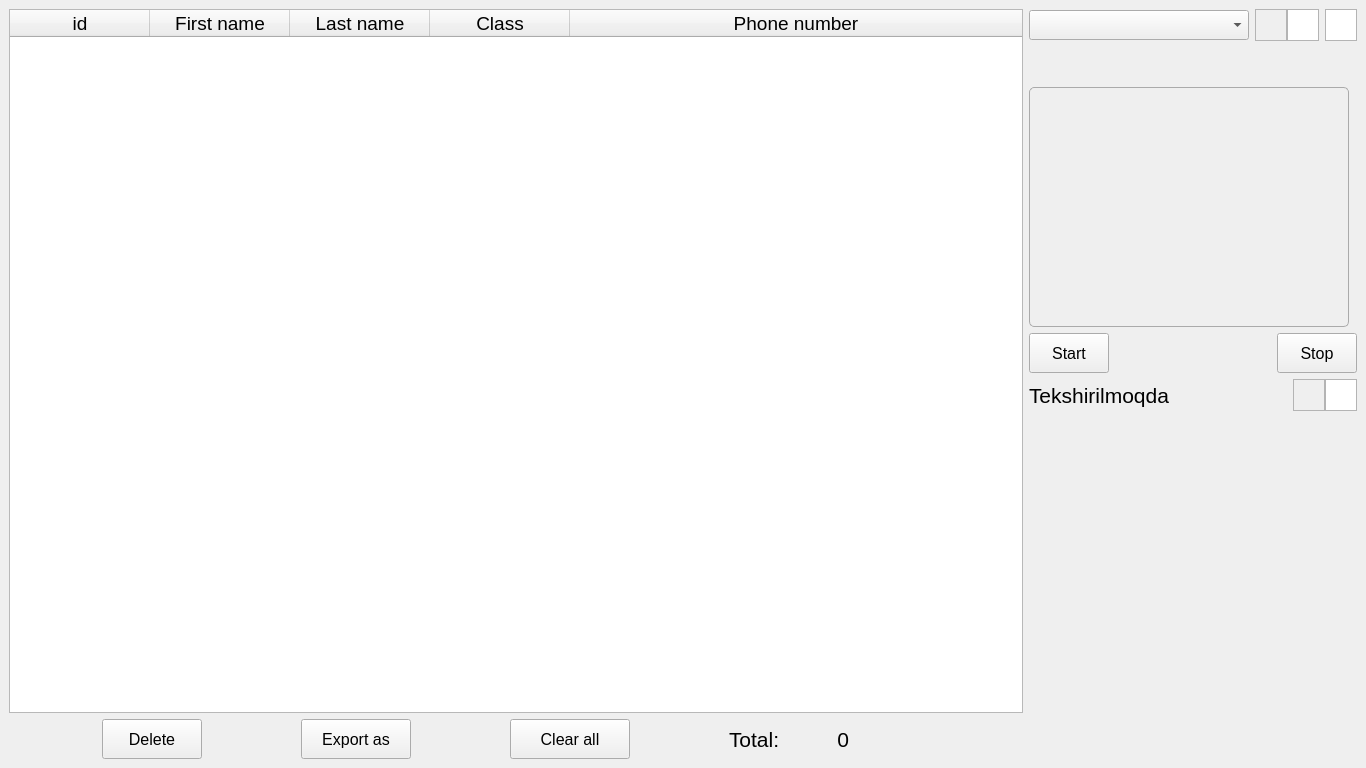
<?xml version="1.0" encoding="UTF-8"?>
<ui version="4.0">
 <class>MainWindow</class>
 <widget class="QMainWindow" name="MainWindow">
  <property name="geometry">
   <rect>
    <x>0</x>
    <y>0</y>
    <width>1366</width>
    <height>768</height>
   </rect>
  </property>
  <property name="windowTitle">
   <string>Olimpiad Registration</string>
  </property>
  <property name="windowIcon">
   <iconset>
    <normalon>:/mw_icons/mw_icon.png</normalon>
   </iconset>
  </property>
  <widget class="QWidget" name="centralwidget">
   <layout class="QGridLayout" name="gridLayout">
    <item row="0" column="0">
     <layout class="QHBoxLayout" name="horizontalLayout_6" stretch="5,1">
      <item>
       <layout class="QVBoxLayout" name="verticalLayout_2">
        <item>
         <widget class="QTableWidget" name="tw">
          <property name="font">
           <font>
            <pointsize>14</pointsize>
           </font>
          </property>
          <property name="editTriggers">
           <set>QAbstractItemView::NoEditTriggers</set>
          </property>
          <property name="selectionMode">
           <enum>QAbstractItemView::SingleSelection</enum>
          </property>
          <property name="selectionBehavior">
           <enum>QAbstractItemView::SelectRows</enum>
          </property>
          <attribute name="horizontalHeaderDefaultSectionSize">
           <number>140</number>
          </attribute>
          <attribute name="horizontalHeaderHighlightSections">
           <bool>false</bool>
          </attribute>
          <attribute name="horizontalHeaderStretchLastSection">
           <bool>true</bool>
          </attribute>
          <attribute name="verticalHeaderHighlightSections">
           <bool>true</bool>
          </attribute>
          <attribute name="verticalHeaderStretchLastSection">
           <bool>false</bool>
          </attribute>
          <column>
           <property name="text">
            <string>id</string>
           </property>
          </column>
          <column>
           <property name="text">
            <string>First name</string>
           </property>
           <property name="font">
            <font>
             <family>Segoe UI</family>
             <pointsize>14</pointsize>
            </font>
           </property>
          </column>
          <column>
           <property name="text">
            <string>Last name</string>
           </property>
           <property name="font">
            <font>
             <family>Segoe UI</family>
             <pointsize>14</pointsize>
            </font>
           </property>
          </column>
          <column>
           <property name="text">
            <string>Class</string>
           </property>
           <property name="font">
            <font>
             <family>Segoe UI</family>
             <pointsize>14</pointsize>
            </font>
           </property>
          </column>
          <column>
           <property name="text">
            <string>Phone number</string>
           </property>
           <property name="font">
            <font>
             <family>Segoe UI</family>
             <pointsize>14</pointsize>
            </font>
           </property>
          </column>
         </widget>
        </item>
        <item>
         <layout class="QHBoxLayout" name="horizontalLayout_3">
          <item>
           <widget class="QPushButton" name="del_but">
            <property name="minimumSize">
             <size>
              <width>100</width>
              <height>40</height>
             </size>
            </property>
            <property name="maximumSize">
             <size>
              <width>100</width>
              <height>40</height>
             </size>
            </property>
            <property name="font">
             <font>
              <family>Segoe UI</family>
              <pointsize>12</pointsize>
             </font>
            </property>
            <property name="text">
             <string>Delete</string>
            </property>
            <property name="icon">
             <iconset>
              <normalon>:/mw_icons/delete.png</normalon>
             </iconset>
            </property>
            <property name="iconSize">
             <size>
              <width>24</width>
              <height>24</height>
             </size>
            </property>
           </widget>
          </item>
          <item>
           <widget class="QPushButton" name="export_but">
            <property name="minimumSize">
             <size>
              <width>110</width>
              <height>40</height>
             </size>
            </property>
            <property name="maximumSize">
             <size>
              <width>110</width>
              <height>40</height>
             </size>
            </property>
            <property name="font">
             <font>
              <family>Segoe UI</family>
              <pointsize>12</pointsize>
             </font>
            </property>
            <property name="text">
             <string>Export as</string>
            </property>
            <property name="icon">
             <iconset>
              <normalon>:/mw_icons/excel.png</normalon>
             </iconset>
            </property>
            <property name="iconSize">
             <size>
              <width>24</width>
              <height>24</height>
             </size>
            </property>
           </widget>
          </item>
          <item>
           <widget class="QPushButton" name="clear_but">
            <property name="minimumSize">
             <size>
              <width>120</width>
              <height>40</height>
             </size>
            </property>
            <property name="maximumSize">
             <size>
              <width>120</width>
              <height>40</height>
             </size>
            </property>
            <property name="font">
             <font>
              <family>Segoe UI</family>
              <pointsize>12</pointsize>
             </font>
            </property>
            <property name="text">
             <string>Clear all</string>
            </property>
            <property name="icon">
             <iconset>
              <normalon>:/mw_icons/clear.png</normalon>
             </iconset>
            </property>
            <property name="iconSize">
             <size>
              <width>28</width>
              <height>28</height>
             </size>
            </property>
           </widget>
          </item>
          <item>
           <widget class="QLabel" name="label">
            <property name="minimumSize">
             <size>
              <width>200</width>
              <height>30</height>
             </size>
            </property>
            <property name="maximumSize">
             <size>
              <width>200</width>
              <height>30</height>
             </size>
            </property>
            <property name="font">
             <font>
              <family>Segoe UI</family>
              <pointsize>16</pointsize>
             </font>
            </property>
            <property name="text">
             <string>Total:          0</string>
            </property>
           </widget>
          </item>
         </layout>
        </item>
       </layout>
      </item>
      <item>
       <layout class="QVBoxLayout" name="verticalLayout_3">
        <item>
         <layout class="QVBoxLayout" name="verticalLayout">
          <item>
           <layout class="QHBoxLayout" name="horizontalLayout_4">
            <item>
             <widget class="QComboBox" name="com_box">
              <property name="minimumSize">
               <size>
                <width>220</width>
                <height>30</height>
               </size>
              </property>
              <property name="maximumSize">
               <size>
                <width>240</width>
                <height>30</height>
               </size>
              </property>
              <property name="font">
               <font>
                <family>Segoe UI</family>
                <pointsize>12</pointsize>
               </font>
              </property>
             </widget>
            </item>
            <item>
             <layout class="QHBoxLayout" name="horizontalLayout">
              <property name="spacing">
               <number>0</number>
              </property>
              <item>
               <widget class="QLabel" name="refr_lab">
                <property name="minimumSize">
                 <size>
                  <width>32</width>
                  <height>32</height>
                 </size>
                </property>
                <property name="maximumSize">
                 <size>
                  <width>32</width>
                  <height>32</height>
                 </size>
                </property>
                <property name="styleSheet">
                 <string notr="true">border: 1px solid rgb(180, 180, 180);

</string>
                </property>
                <property name="text">
                 <string/>
                </property>
                <property name="scaledContents">
                 <bool>true</bool>
                </property>
               </widget>
              </item>
              <item>
               <widget class="QPushButton" name="refr_but">
                <property name="minimumSize">
                 <size>
                  <width>32</width>
                  <height>32</height>
                 </size>
                </property>
                <property name="maximumSize">
                 <size>
                  <width>32</width>
                  <height>32</height>
                 </size>
                </property>
                <property name="styleSheet">
                 <string notr="true">QPushButton{
background-color: white;
border: 1px solid rgb(180, 180, 180);
}
QPushButton:hover{
background-color: rgb(240, 240, 240);
}
</string>
                </property>
                <property name="text">
                 <string/>
                </property>
                <property name="icon">
                 <iconset>
                  <normalon>:/mw_icons/refresh.png</normalon>
                 </iconset>
                </property>
                <property name="iconSize">
                 <size>
                  <width>26</width>
                  <height>26</height>
                 </size>
                </property>
               </widget>
              </item>
             </layout>
            </item>
            <item>
             <widget class="QPushButton" name="set_but">
              <property name="minimumSize">
               <size>
                <width>32</width>
                <height>32</height>
               </size>
              </property>
              <property name="maximumSize">
               <size>
                <width>32</width>
                <height>32</height>
               </size>
              </property>
              <property name="styleSheet">
               <string notr="true">QPushButton{
background-color: white;
border: 1px solid rgb(180, 180, 180);
}
QPushButton:hover{
background-color: rgb(240, 240, 240);
}
</string>
              </property>
              <property name="text">
               <string/>
              </property>
              <property name="icon">
               <iconset>
                <normalon>:/mw_icons/settings.png</normalon>
               </iconset>
              </property>
              <property name="iconSize">
               <size>
                <width>26</width>
                <height>26</height>
               </size>
              </property>
             </widget>
            </item>
           </layout>
          </item>
          <item>
           <spacer name="verticalSpacer">
            <property name="orientation">
             <enum>Qt::Vertical</enum>
            </property>
            <property name="sizeHint" stdset="0">
             <size>
              <width>20</width>
              <height>40</height>
             </size>
            </property>
           </spacer>
          </item>
          <item>
           <widget class="QLabel" name="cm">
            <property name="minimumSize">
             <size>
              <width>320</width>
              <height>240</height>
             </size>
            </property>
            <property name="maximumSize">
             <size>
              <width>320</width>
              <height>240</height>
             </size>
            </property>
            <property name="styleSheet">
             <string notr="true">border: 1px solid rgb(170, 170, 170);
border-radius: 5px;</string>
            </property>
            <property name="text">
             <string/>
            </property>
            <property name="scaledContents">
             <bool>true</bool>
            </property>
           </widget>
          </item>
          <item>
           <layout class="QHBoxLayout" name="horizontalLayout_2">
            <item>
             <widget class="QPushButton" name="start_but">
              <property name="minimumSize">
               <size>
                <width>80</width>
                <height>40</height>
               </size>
              </property>
              <property name="maximumSize">
               <size>
                <width>80</width>
                <height>40</height>
               </size>
              </property>
              <property name="font">
               <font>
                <family>Segoe UI</family>
                <pointsize>12</pointsize>
               </font>
              </property>
              <property name="text">
               <string>Start</string>
              </property>
             </widget>
            </item>
            <item>
             <spacer name="horizontalSpacer">
              <property name="orientation">
               <enum>Qt::Horizontal</enum>
              </property>
              <property name="sizeHint" stdset="0">
               <size>
                <width>40</width>
                <height>20</height>
               </size>
              </property>
             </spacer>
            </item>
            <item>
             <widget class="QPushButton" name="stop_bot">
              <property name="minimumSize">
               <size>
                <width>80</width>
                <height>40</height>
               </size>
              </property>
              <property name="maximumSize">
               <size>
                <width>80</width>
                <height>40</height>
               </size>
              </property>
              <property name="font">
               <font>
                <family>Segoe UI</family>
                <pointsize>12</pointsize>
               </font>
              </property>
              <property name="text">
               <string>Stop</string>
              </property>
             </widget>
            </item>
           </layout>
          </item>
          <item>
           <layout class="QHBoxLayout" name="horizontalLayout_5">
            <property name="spacing">
             <number>0</number>
            </property>
            <item>
             <widget class="QLabel" name="status_text">
              <property name="font">
               <font>
                <family>Segoe UI</family>
                <pointsize>16</pointsize>
               </font>
              </property>
              <property name="text">
               <string>Tekshirilmoqda</string>
              </property>
             </widget>
            </item>
            <item>
             <widget class="QLabel" name="status_info">
              <property name="minimumSize">
               <size>
                <width>32</width>
                <height>32</height>
               </size>
              </property>
              <property name="maximumSize">
               <size>
                <width>32</width>
                <height>32</height>
               </size>
              </property>
              <property name="styleSheet">
               <string notr="true">border: 1px solid rgb(180, 180, 180);

</string>
              </property>
              <property name="text">
               <string/>
              </property>
              <property name="scaledContents">
               <bool>true</bool>
              </property>
             </widget>
            </item>
            <item>
             <widget class="QPushButton" name="status_info_icon">
              <property name="minimumSize">
               <size>
                <width>32</width>
                <height>32</height>
               </size>
              </property>
              <property name="maximumSize">
               <size>
                <width>32</width>
                <height>32</height>
               </size>
              </property>
              <property name="styleSheet">
               <string notr="true">QPushButton{
background-color: white;
border: 1px solid rgb(180, 180, 180);
}
</string>
              </property>
              <property name="text">
               <string/>
              </property>
              <property name="iconSize">
               <size>
                <width>26</width>
                <height>26</height>
               </size>
              </property>
             </widget>
            </item>
           </layout>
          </item>
         </layout>
        </item>
        <item>
         <spacer name="verticalSpacer_2">
          <property name="orientation">
           <enum>Qt::Vertical</enum>
          </property>
          <property name="sizeHint" stdset="0">
           <size>
            <width>20</width>
            <height>40</height>
           </size>
          </property>
         </spacer>
        </item>
       </layout>
      </item>
     </layout>
    </item>
   </layout>
  </widget>
  <action name="actionExit">
   <property name="icon">
    <iconset>
     <normalon>:/mw_icons/exit.png</normalon>
    </iconset>
   </property>
   <property name="text">
    <string>Exit</string>
   </property>
  </action>
 </widget>
 <resources>
  <include location="../Icons/res.qrc"/>
 </resources>
 <connections/>
</ui>
